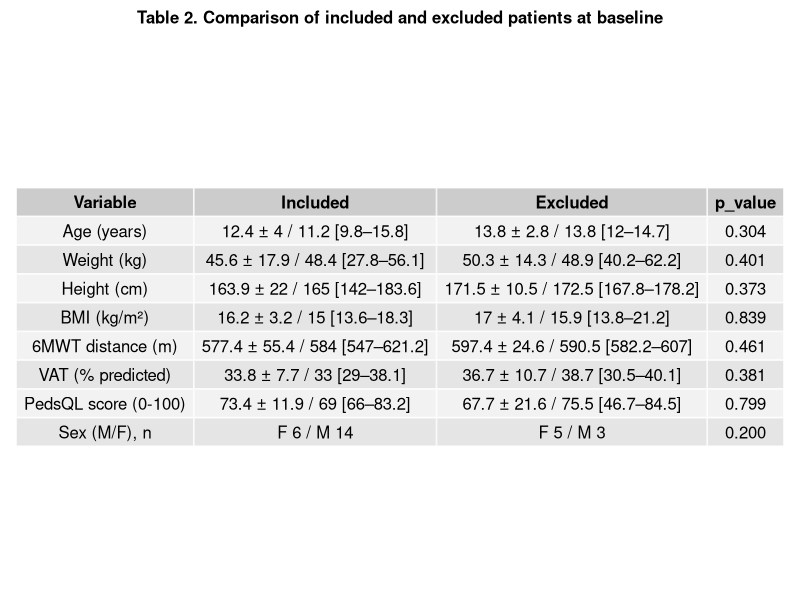

Recreate this plot in R. (Note: this script raises an error after producing the figure.)
## ---- chunk 1
knitr::opts_chunk$set(echo = TRUE, warning = FALSE, message = FALSE)
## ---- chunk 2
# Load package
library(readxl)

# Import datasets
included_data <- read_excel("data/data_clean.xlsx")
excluded_data <- read_excel("data/data_excluded.xlsx")

# Check structure
str(included_data)
str(excluded_data)
## ---- chunk 3

# Load packages
library(gridExtra)
library(grid)

# Functions

# Mean ± SD
mean_sd <- function(x) {
  paste0(
    round(mean(x, na.rm = TRUE), 1), " ± ",
    round(sd(x, na.rm = TRUE), 1)
  )
}

# Median [IQR]
median_iqr <- function(x) {
  paste0(
    round(median(x, na.rm = TRUE), 1), " [",
    round(quantile(x, 0.25, na.rm = TRUE), 1), "–",
    round(quantile(x, 0.75, na.rm = TRUE), 1), "]"
  )
}

# Variables

vars <- c("age", "weight_kg", "height_cm", "bmi_kg_cm2",
          "6minwt_distance_traveled_m_before","vat_before",
          "pedsql_totalself_before")

# p-values

p_values <- sapply(vars, function(var) {
  
  x <- included_data[[var]]
  y <- excluded_data[[var]]
  
  # Remove NA
  x <- x[!is.na(x)]
  y <- y[!is.na(y)]
  
  # Quantitative → Mann-Whitney
  test <- wilcox.test(x, y)
  
  return(round(test$p.value, 3))
})

# Build clean table

table_final <- data.frame(
  Variable = vars,
  Included = paste(
  sapply(included_data[vars], mean_sd),
  sapply(included_data[vars], median_iqr),
  sep = " / "
),

Excluded = paste(
  sapply(excluded_data[vars], mean_sd),
  sapply(excluded_data[vars], median_iqr),
  sep = " / "
),
  p_value = p_values
)

# Remove row names
rownames(table_final) <- NULL

# Rename variables 
table_final$Variable <- c(
  "Age (years)",
  "Weight (kg)",
  "Height (cm)",
  "BMI (kg/m²)",
  "6MWT distance (m)",
  "VAT (% predicted)",
  "PedsQL score (0-100)"
)

# Fisher test for sex 

fisher_test <- fisher.test(
  table(
    sexe = c(included_data$sexe, excluded_data$sexe),
    group = c(
      rep("Included", nrow(included_data)),
      rep("Excluded", nrow(excluded_data))
    )
  )
)

p_sexe <- round(fisher_test$p.value, 3)

# Counts
sexe_included <- table(included_data$sexe)
sexe_excluded <- table(excluded_data$sexe)

# Format (ex: M 12 / F 8)
sexe_included_txt <- paste(names(sexe_included), sexe_included, collapse = " / ")
sexe_excluded_txt <- paste(names(sexe_excluded), sexe_excluded, collapse = " / ")

# Add row to table
table_final <- rbind(
  table_final,
  data.frame(
    Variable = "Sex (M/F), n",
    Included = sexe_included_txt,
    Excluded = sexe_excluded_txt,
    p_value = p_sexe,
    stringsAsFactors = FALSE
  )
)

# Display table in RMarkdown
table_final

# Export to PDF

pdf("figures/Table_2_Comparison_Included_Excluded at baseline.pdf", width = 8, height = 7)

grid.arrange(
  textGrob(
    "Table 2. Comparison of included and excluded patients at baseline",
    gp = gpar(fontsize = 12, fontface = "bold")
  ),
  tableGrob(table_final, rows = NULL),
  ncol = 1,
  heights = c(0.3, 5) 
)
dev.off()
## ---- chunk 4

# Paired Wilcoxon test
wilcox_test <- wilcox.test(
  included_data$`6minwt_distance_traveled_m_after`,
  included_data$`6minwt_distance_traveled_m_before`,
  paired = TRUE,
  exact = TRUE
)
wilcox_test

# Viewing individual changes at a 6-minute walking distance

library(ggplot2)

# Create plot
p <- ggplot(included_data, aes(x = delta_6mwt)) +
  geom_histogram(bins = 10, fill = "lightgrey", color = "black") +
  geom_vline(xintercept = 0, linetype = "dashed", color = "red") +
  xlab("Change in 6-Minute Walk Distance (m)") +
  ylab("Number of patients") +
  ggtitle("Figure 3. Histogram of Individual Changes in the 6-Minute Walk Test") +
  theme_minimal()

# Display
p

# Save as PDF
ggsave(
  filename = "figures/Figure_3_Histogram_of_Individual_Changes_in_the_6-Minute_Walk_Test.pdf",
  plot = p,
  width = 6,
  height = 4
)
## ---- chunk 5
# Spearman correlation
cor_test <- cor.test(
  included_data$`6minwt_distance_traveled_m_after`,
  included_data$pedsql_totalself_after,
  method = "spearman"
)

cor_test

# Viewing
library(ggplot2)

# Create plot
p_corr <- ggplot(included_data, aes(
  x = `6minwt_distance_traveled_m_after`,
  y = pedsql_totalself_after
)) +
  geom_point() +
  geom_smooth(method = "lm", se = TRUE) +
  xlab("6-Minute Walk Distance (m)") +
  ylab("PedsQL Score (0–100)") +
  ggtitle("Figure 4. Correlation Between Functional Capacity and Quality of Life") +
  theme_minimal()

p_corr

# Export PDF
ggsave(
  "figures/Figure_4_Correlation_6MWT_PedsQL.pdf",
  plot = p_corr,
  width = 6,
  height = 4
)
